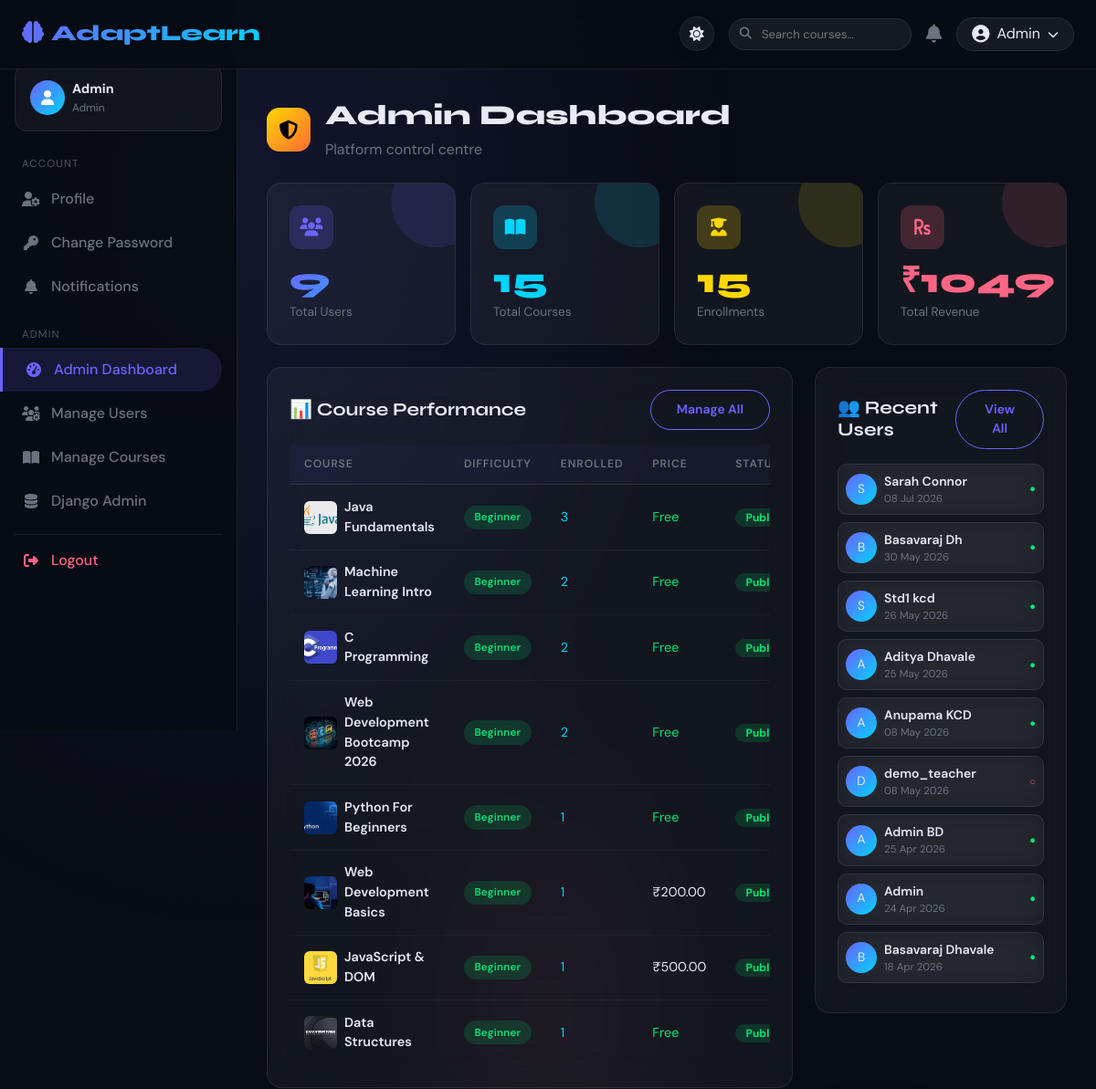
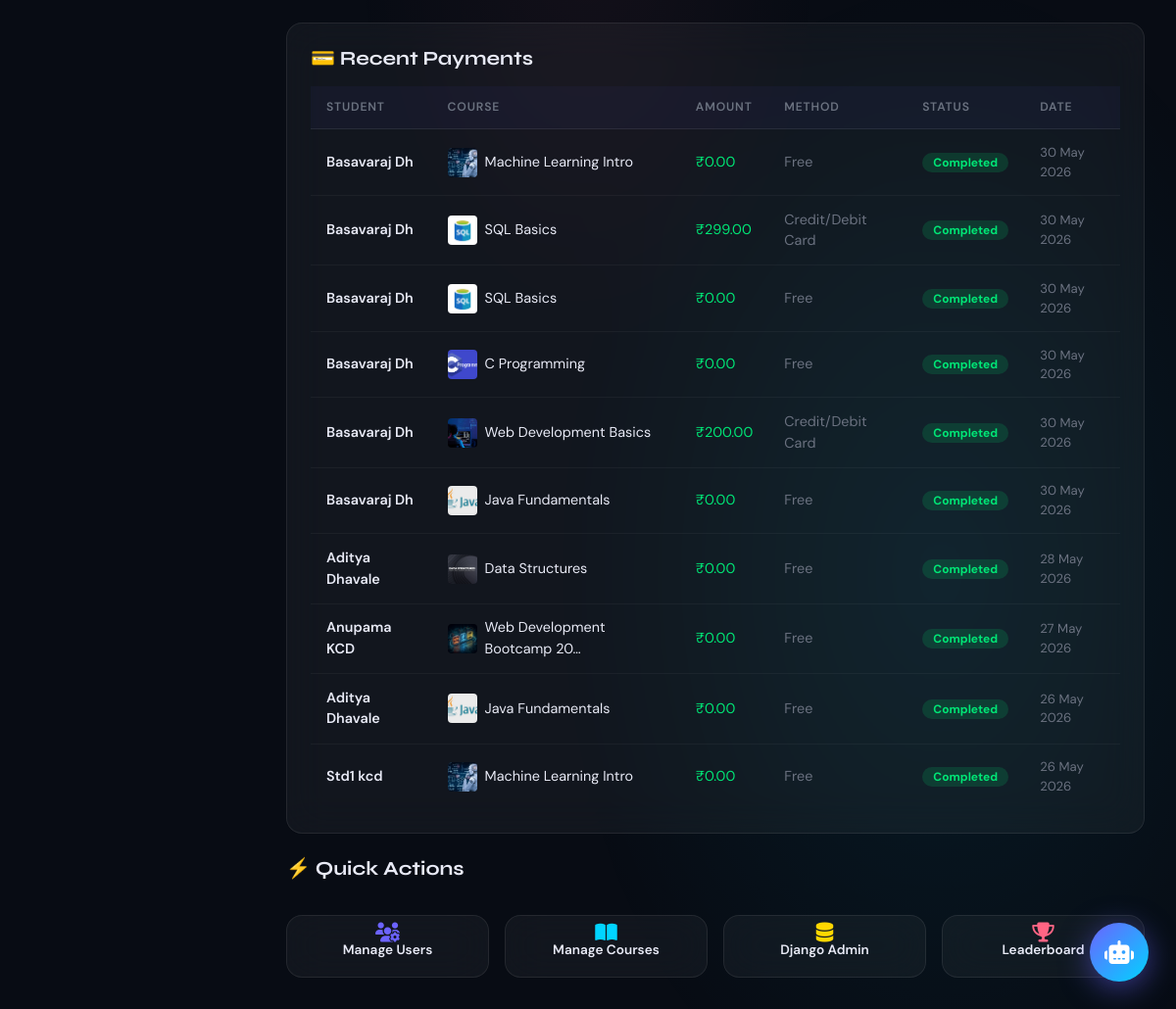
The page /admin-dashboard/ (signed in) on the database as committed earlier (2 pictures, top to bottom).
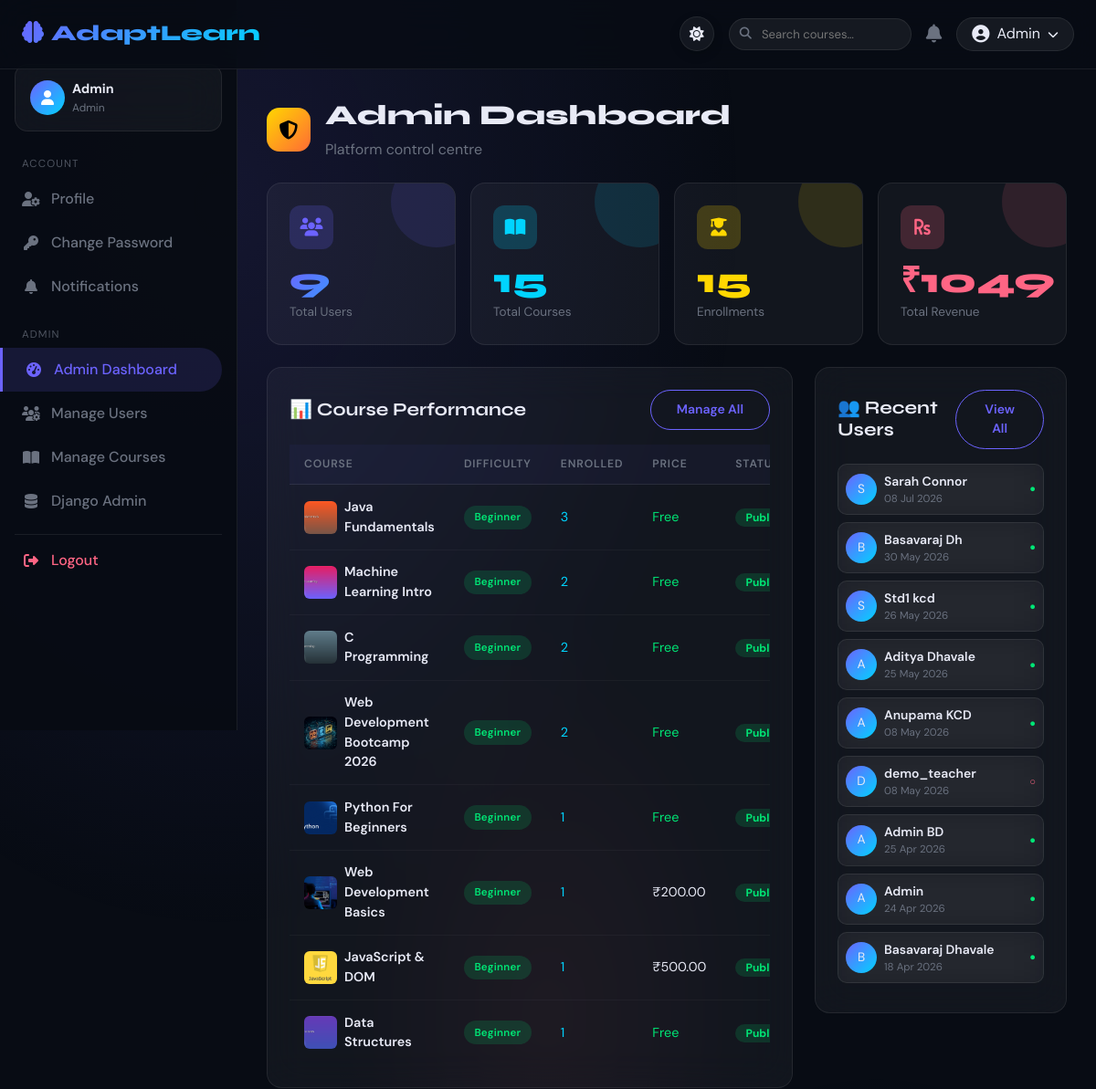
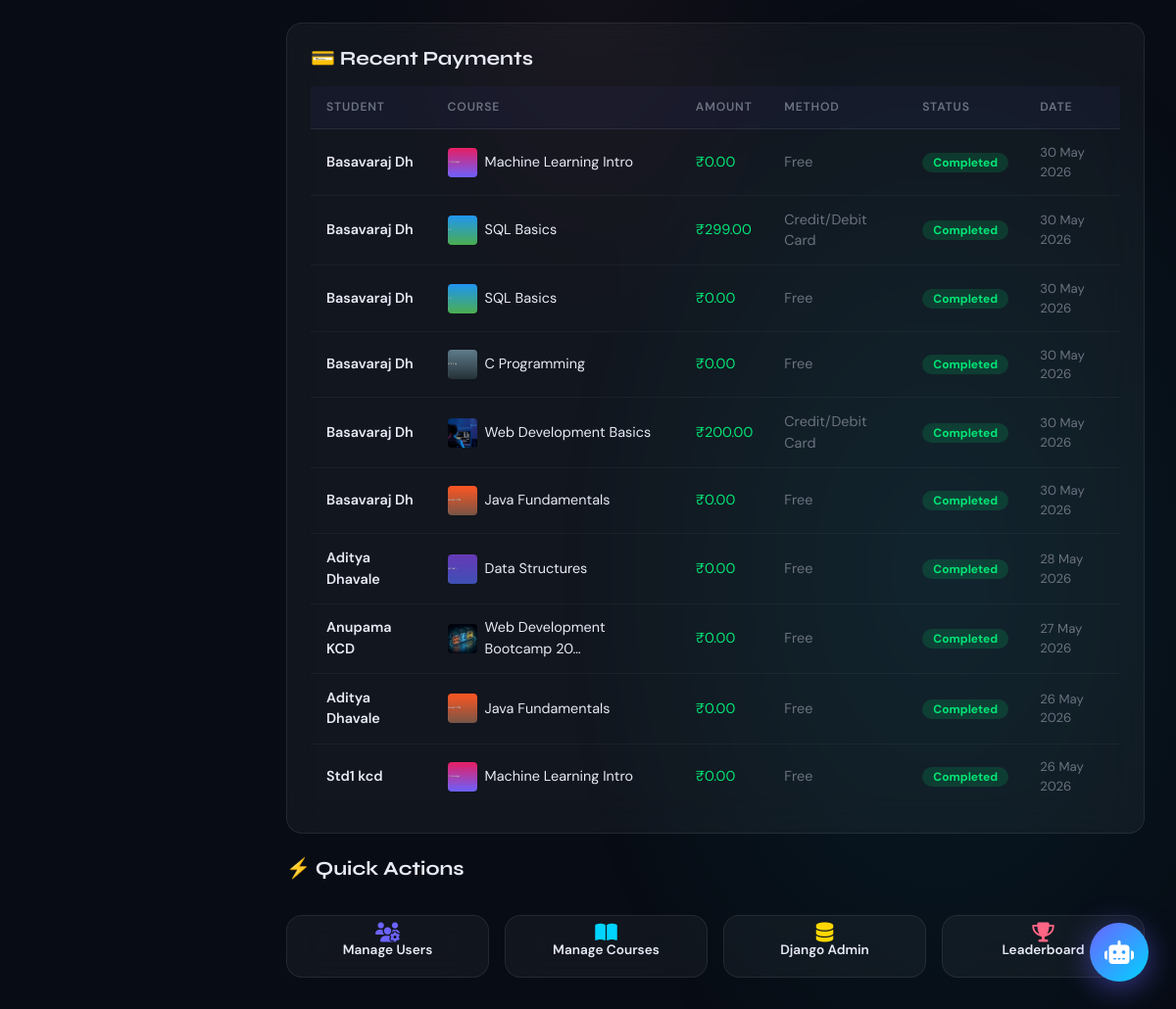
The same page on the database as committed later (2 pictures, top to bottom).
### learning/models.py (models this page shows, shortened)
class Course(models.Model):
    DIFFICULTY = [('beginner','Beginner'),('intermediate','Intermediate'),('advanced','Advanced')]
    STATUS     = [('draft','Draft'),('published','Published'),('archived','Archived')]
    title        = models.CharField(max_length=200)
    slug         = models.SlugField(unique=True)
    description  = models.TextField()
    instructor   = models.ForeignKey(User, on_delete=models.CASCADE, related_name='courses_taught')
    thumbnail    = models.ImageField(upload_to='course_thumbnails/', null=True, blank=True)
    difficulty   = models.CharField(max_length=20, choices=DIFFICULTY, default='beginner')
    status       = models.CharField(max_length=20, choices=STATUS, default='draft')
    price        = models.DecimalField(max_digits=8, decimal_places=2, default=0.00)
    is_free      = models.BooleanField(default=False)
    tags         = models.CharField(max_length=300, blank=True)
    duration_hrs = models.FloatField(default=0)
    language     = models.CharField(max_length=50, default='English')
    rating       = models.FloatField(default=0.0)
    total_enrolled = models.IntegerField(default=0)
    created_at   = models.DateTimeField(auto_now_add=True)
    updated_at   = models.DateTimeField(auto_now=True)
    class Meta:
        ordering = ['-created_at']

class Payment(models.Model):
    STATUS_CHOICES = [
        ('pending','Pending'), ('completed','Completed'),
        ('failed','Failed'), ('refunded','Refunded'),
    ]
    METHOD_CHOICES = [
        ('card','Credit/Debit Card'), ('upi','UPI'),
        ('netbanking','Net Banking'), ('wallet','Wallet'), ('free','Free'),
    ]
    student     = models.ForeignKey(User, on_delete=models.CASCADE, related_name='payments')
    course      = models.ForeignKey(Course, on_delete=models.CASCADE, related_name='payments')
    amount      = models.DecimalField(max_digits=10, decimal_places=2)
    currency    = models.CharField(max_length=5, default='INR')
    status      = models.CharField(max_length=20, choices=STATUS_CHOICES, default='pending')
    payment_method = models.CharField(max_length=20, choices=METHOD_CHOICES, default='card')
    transaction_id = models.CharField(max_length=200, blank=True, unique=True, null=True)
    stripe_payment_intent = models.CharField(max_length=200, blank=True)
    receipt_url = models.URLField(blank=True)
    paid_at     = models.DateTimeField(null=True, blank=True)
    created_at  = models.DateTimeField(auto_now_add=True)

### learning/views.py (the view)
# urls.py: path('admin-dashboard/', views.admin_dashboard, name='admin_dashboard'),
@login_required
def admin_dashboard(request):
    if not is_admin(request.user):
        messages.error(request, 'Admin access required.')
        return redirect('dashboard')
    total_users = User.objects.count()
    total_courses = Course.objects.count()
    total_enrollments = Enrollment.objects.count()
    total_revenue = Payment.objects.filter(status='completed').aggregate(s=Sum('amount'))['s'] or 0
    recent_users = User.objects.order_by('-date_joined')[:10]
    recent_payments = Payment.objects.select_related('student', 'course').order_by('-created_at')[:10]
    course_stats = Course.objects.annotate(enrolled=Count('enrollments')).order_by('-enrolled')[:8]
    context = {
        'total_users': total_users,
        'total_courses': total_courses,
        'total_enrollments': total_enrollments,
        'total_revenue': total_revenue,
        'recent_users': recent_users,
        'recent_payments': recent_payments,
        'course_stats': course_stats,
    }
    return render(request, 'learning/admin_dashboard.html', context)

### learning/context_processors.py (called while the page is built)
def notifications_processor(request):
    if request.user.is_authenticated:
        count = Notification.objects.filter(recipient=request.user, is_read=False).count()
        return {'unread_notifications_count': count}
    return {'unread_notifications_count': 0}

def google_auth_processor(request):
    return {
        'GOOGLE_CLIENT_ID': getattr(settings, 'GOOGLE_CLIENT_ID', ''),
    }

### learning/views.py (called while the page is built)
def is_admin(user):
    return user.is_authenticated and (
                user.is_superuser or getattr(getattr(user, 'profile', None), 'role', '') == 'admin')

### templates/learning/admin_dashboard.html (shortened to what the changed rows need)
{% extends 'base.html' %}
{% block content %}
<div class="mb-4" data-aos="fade-down">
  <div class="d-flex align-items-center gap-3">
    <div>
      <h1 style="font-family:'Syne',sans-serif;font-size:1.9rem;font-weight:800">
        Admin Dashboard
      </h1>
    </div>
  </div>
</div>
<div class="row g-4">
  <div class="col-xl-8" data-aos="fade-up" data-aos-delay="100">
    <div class="glass p-4">
      <div class="d-flex justify-content-between align-items-center mb-3">
        <h2 class="section-title mb-0">📊 Course Performance</h2>
      </div>
      <div style="overflow-x:auto">
        <table class="glass-table">
          <thead>
            <tr>
              <th>Course</th>
              <th>Difficulty</th>
              <th>Enrolled</th>
              <th>Price</th>
              <th>Status</th>
            </tr>
          </thead>
          <tbody>
            {% for c in course_stats %}
            <tr>
              <td>
                <div class="d-flex align-items-center gap-2">
                  {% if c.thumbnail %}
                    <img src="{{ c.thumbnail.url }}" style="width:36px;height:36px;object-fit:cover;border-radius:6px;flex-shrink:0">
                  {% else %}
                    <div style="width:36px;height:36px;background:linear-gradient(135deg,var(--accent),var(--accent2));border-radius:6px;display:flex;align-items:center;justify-content:center;flex-shrink:0;font-size:1.1rem">📖</div>
                  {% endif %}
                  <div style="font-weight:600">{{ c.title|truncatechars:32 }}</div>
                </div>
              </td>
              <td><span class="badge-difficulty badge-{{ c.difficulty }}">{{ c.get_difficulty_display }}</span></td>
              <td style="color:var(--accent2)">{{ c.enrolled }}</td>
              <td>{% if c.is_free %}<span style="color:var(--green)">Free</span>{% else %}₹{{ c.price }}{% endif %}</td>
              <td>
                <span class="badge" style="border-radius:50px;padding:.25rem .7rem;font-size:.75rem;
                  {% if c.status == 'published' %}background:rgba(0,230,118,.15);color:#00e676
                  {% elif c.status == 'draft' %}background:rgba(255,215,0,.15);color:#ffd700
                  {% else %}background:rgba(255,101,132,.15);color:#ff6584{% endif %}">
                  {{ c.status|title }}
                </span>
              </td>
            </tr>
            {% empty %}
            <tr><td colspan="5" style="color:var(--muted);text-align:center;padding:2rem">No courses yet</td></tr>
            {% endfor %}
          </tbody>
        </table>
      </div>
    </div>
  </div>
  <div class="col-xl-4" data-aos="fade-up" data-aos-delay="150">
    <div class="glass p-4 mb-4">
      <div class="d-flex justify-content-between align-items-center mb-3">
        <h2 class="section-title mb-0">👥 Recent Users</h2>
      </div>
    </div>
  </div>
</div>
<div class="mt-4 glass p-4" data-aos="fade-up">
  <div class="d-flex justify-content-between align-items-center mb-3">
    <h2 class="section-title mb-0">💳 Recent Payments</h2>
  </div>
  <div style="overflow-x:auto">
    <table class="glass-table">
      <thead>
        <tr><th>Student</th><th>Course</th><th>Amount</th><th>Method</th><th>Status</th><th>Date</th></tr>
      </thead>
      <tbody>
        {% for p in recent_payments %}
        <tr>
          <td style="font-weight:600">{{ p.student.get_full_name|default:p.student.username }}</td>
          <td>
            <div class="d-flex align-items-center gap-2">
              {% if p.course.thumbnail %}
                <img src="{{ p.course.thumbnail.url }}" style="width:30px;height:30px;object-fit:cover;border-radius:4px;flex-shrink:0">
              {% else %}
                <div style="width:30px;height:30px;background:linear-gradient(135deg,var(--accent),var(--accent2));border-radius:4px;display:flex;align-items:center;justify-content:center;flex-shrink:0;font-size:0.9rem">📖</div>
              {% endif %}
              <div>{{ p.course.title|truncatechars:28 }}</div>
            </div>
          </td>
          <td style="color:var(--green)">₹{{ p.amount }}</td>
          <td style="color:var(--muted)">{{ p.get_payment_method_display }}</td>
          <td>
            <span class="badge" style="border-radius:50px;padding:.25rem .7rem;font-size:.75rem;
              {% if p.status == 'completed' %}background:rgba(0,230,118,.15);color:#00e676
              {% elif p.status == 'pending' %}background:rgba(255,215,0,.15);color:#ffd700
              {% else %}background:rgba(255,101,132,.15);color:#ff6584{% endif %}">
              {{ p.status|title }}
            </span>
          </td>
          <td style="color:var(--muted);font-size:.82rem">{{ p.created_at|date:"d M Y" }}</td>
        </tr>
        {% empty %}
        <tr><td colspan="6" style="color:var(--muted);text-align:center;padding:2rem">No payments yet</td></tr>
        {% endfor %}
      </tbody>
    </table>
  </div>
</div>
<div class="row g-3 mt-2" data-aos="fade-up">
  <div class="col-12">
    <h2 class="section-title">⚡ Quick Actions</h2>
  </div>
</div>
{% endblock %}

Rows that differ between the two databases and show on the page:
changed Course "Java Fundamentals": thumbnail: a different picture
changed Course "Machine Learning Intro": thumbnail: a different picture
changed Course "C Programming": thumbnail: a different picture
changed Course "Data Structures": thumbnail: a different picture
changed through a linked row, Payment (number 1 of 10 on the later page): course.thumbnail: a different picture
changed through a linked row, Payment (number 2 of 10 on the later page): course.thumbnail: a different picture
changed through a linked row, Payment (number 3 of 10 on the later page): course.thumbnail: a different picture
changed through a linked row, Payment "C Programming": course.thumbnail: a different picture
changed through a linked row, Payment (number 6 of 10 on the later page): course.thumbnail: a different picture
changed through a linked row, Payment "28 May 2026": course.thumbnail: a different picture
changed through a linked row, Payment (number 9 of 10 on the later page): course.thumbnail: a different picture
changed through a linked row, Payment "Std1 kcd": course.thumbnail: a different picture
